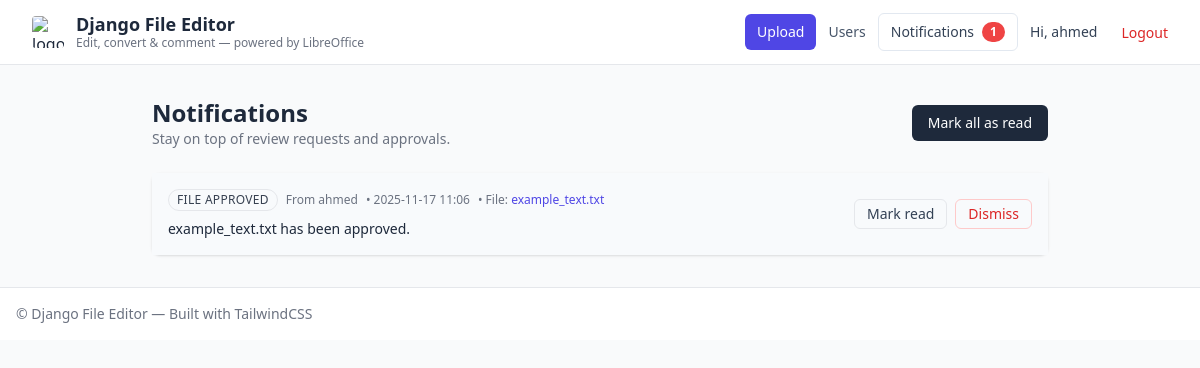
The page /notifications/ (signed in) on the database as committed earlier.
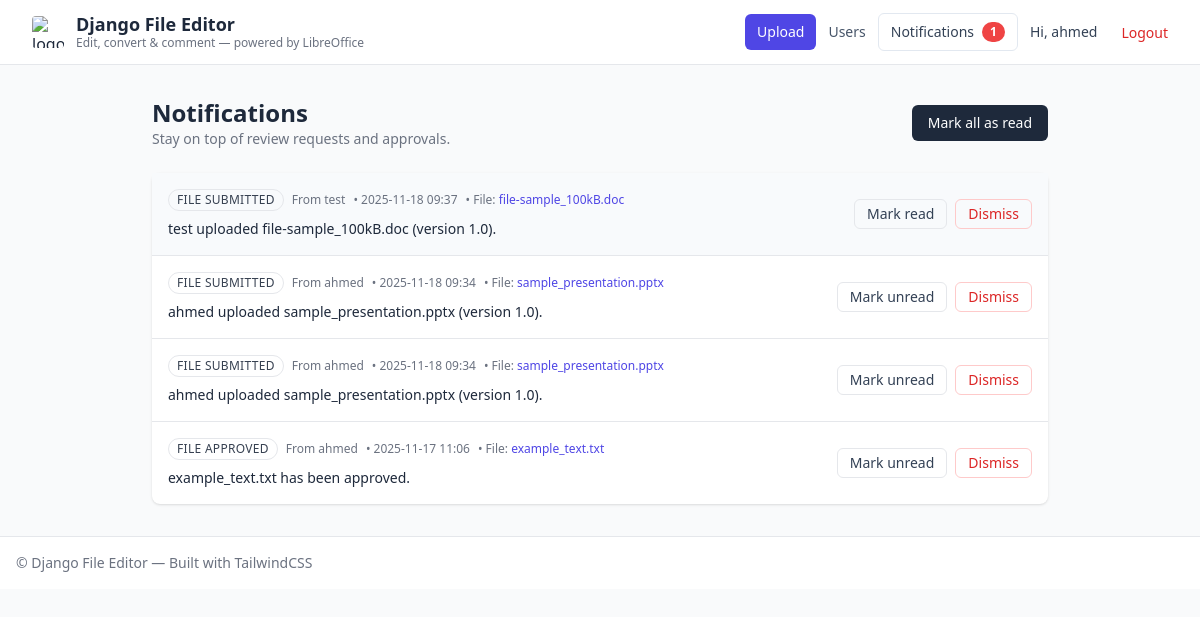
The same page on the database as committed later.
### files/models.py (models this page shows, shortened)
class Notification(models.Model):
    class Types(models.TextChoices):
        FILE_SUBMITTED = ('file_submitted', 'File submitted')
        FILE_APPROVED = ('file_approved', 'File approved')
        FILE_REJECTED = ('file_rejected', 'File rejected')
        GENERAL = ('general', 'General')
    recipient = models.ForeignKey(User, on_delete=models.CASCADE, related_name='notifications')
    sender = models.ForeignKey(User, on_delete=models.SET_NULL, null=True, blank=True, related_name='sent_notifications')
    notification_type = models.CharField(max_length=40, choices=Types.choices)
    message = models.TextField()
    related_file = models.ForeignKey(UploadedFile, on_delete=models.CASCADE, null=True, blank=True)
    created_at = models.DateTimeField(auto_now_add=True)
    is_read = models.BooleanField(default=False)
    class Meta:
        ordering = ['-created_at']

class UploadedFile(models.Model):
    file = models.FileField(upload_to="uploads/")
    filename = models.CharField(max_length=255, blank=True)
    uploaded_at = models.DateTimeField(auto_now_add=True)
    converted = models.FileField(upload_to="converted/", blank=True, null=True)
    file_name_if_converted = models.CharField(max_length=255, blank=True, null=True)
    status = models.CharField(max_length=20, choices=FileStatus.choices, default=FileStatus.PENDING)
    version_number = models.DecimalField(max_digits=5, decimal_places=1, default=Decimal('1.0'))
    reviewed_by = models.ForeignKey(User, on_delete=models.SET_NULL, blank=True, null=True, related_name='reviewed_files')
    reviewed_at = models.DateTimeField(blank=True, null=True)
    owner = models.ForeignKey(User, on_delete=models.CASCADE, null=True, blank=True, related_name='uploaded_files')

### files/views.py (the view, shortened to what this page needs)
# urls.py: path('notifications/', views.notifications_list, name='notifications'),
@login_required
def notifications_list(request):
    notifications = request.user.notifications.select_related('sender', 'related_file').order_by('-created_at')
    return render(request, 'notifications.html', {'notifications': notifications})

### core/context_processors.py (called while the page is built)
def notifications_meta(request) -> Dict[str, int]:
    if not request.user.is_authenticated:
        return {
            'notifications_unread_count': 0,
        }
    try:
        unread_count = request.user.notifications.filter(is_read=False).count()
    except Exception:
        unread_count = 0
    return {
        'notifications_unread_count': unread_count,
    }

### templates/notifications.html (shortened to what this page needs)
{% extends "base.html" %}
{% block content %}
<div class="max-w-4xl mx-auto space-y-6">
  <div class="flex items-center justify-between">
    <div>
      <h1 class="text-2xl font-bold">Notifications</h1>
      <p class="text-sm text-gray-500">Stay on top of review requests and approvals.</p>
    </div>
    <form method="post" action="{% url 'notifications' %}">
      <button class="px-4 py-2 text-sm rounded-md bg-slate-800 text-white hover:bg-slate-900">
        Mark all as read
      </button>
    </form>
  </div>
  <div class="bg-white rounded-lg shadow divide-y">
    {% for notification in notifications %}
      <div class="p-4 flex flex-col sm:flex-row sm:items-center gap-4 {% if not notification.is_read %}bg-slate-50{% endif %}">
        <div class="flex-1">
          <div class="flex items-center gap-2 text-xs text-gray-500 flex-wrap">
            <span class="uppercase tracking-wide px-2 py-0.5 rounded-full border text-gray-700">
              {{ notification.get_notification_type_display }}
            </span>
            {% if notification.sender %}
            <span>From {{ notification.sender.username }}</span>
            {% endif %}
            <span>• {{ notification.created_at|date:"Y-m-d H:i" }}</span>
            {% if notification.related_file %}
              <span>• File:
                <a href="{% url 'file_detail' notification.related_file.id %}" class="text-indigo-600 hover:underline">
                  {{ notification.related_file.filename }}
                </a>
              </span>
            {% endif %}
          </div>
          <p class="mt-2 text-sm text-slate-800">{{ notification.message }}</p>
        </div>
        <div class="flex items-center gap-2">
          <form method="post" action="{% url 'notifications' %}">
            <button class="px-3 py-1 text-sm rounded-md border text-slate-700 hover:bg-slate-100">
              {% if notification.is_read %}Mark unread{% else %}Mark read{% endif %}
            </button>
          </form>
          <form method="post" action="{% url 'notifications' %}">
            <button class="px-3 py-1 text-sm rounded-md border border-red-200 text-red-600 hover:bg-red-50">
              Dismiss
            </button>
          </form>
        </div>
      </div>
    {% empty %}
      <div class="p-6 text-center text-gray-500">You're all caught up!</div>
    {% endfor %}
  </div>
</div>
{% endblock %}

Rows that differ between the two databases and show on the page:
added Notification: notification_type "FILE SUBMITTED", sender.username "test", created_at "2025-11-18 09:37", related_file.filename "file-sample_100kB.doc", message "test uploaded file-sample_100kB.doc (version 1.0).", is_read "Mark read"
added Notification: notification_type "FILE SUBMITTED", sender.username "ahmed", created_at "2025-11-18 09:34", related_file.filename "sample_presentation.pptx", message "ahmed uploaded sample_presentation.pptx (version 1.0).", is_read "Mark unread"
added Notification: notification_type "FILE SUBMITTED", sender.username "ahmed", created_at "2025-11-18 09:34", related_file.filename "sample_presentation.pptx", message "ahmed uploaded sample_presentation.pptx (version 1.0).", is_read "Mark unread"
changed Notification "example_text.txt has been approved.": is_read "Mark read" → "Mark unread"
